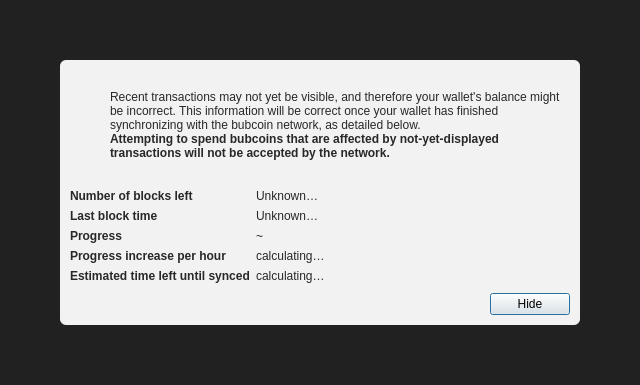
<?xml version="1.0" encoding="UTF-8"?>
<ui version="4.0">
 <class>ModalOverlay</class>
 <widget class="QWidget" name="ModalOverlay">
  <property name="geometry">
   <rect>
    <x>0</x>
    <y>0</y>
    <width>640</width>
    <height>385</height>
   </rect>
  </property>
  <property name="windowTitle">
   <string>Form</string>
  </property>
  <layout class="QVBoxLayout" name="verticalLayout" stretch="0">
   <property name="sizeConstraint">
    <enum>QLayout::SetDefaultConstraint</enum>
   </property>
   <property name="leftMargin">
    <number>0</number>
   </property>
   <property name="topMargin">
    <number>0</number>
   </property>
   <property name="rightMargin">
    <number>0</number>
   </property>
   <property name="bottomMargin">
    <number>0</number>
   </property>
   <item>
    <widget class="QWidget" name="bgWidget" native="true">
     <property name="styleSheet">
      <string notr="true">#bgWidget { background: rgba(0,0,0,220); }</string>
     </property>
     <layout class="QVBoxLayout" name="verticalLayoutMain" stretch="1">
      <property name="leftMargin">
       <number>60</number>
      </property>
      <property name="topMargin">
       <number>60</number>
      </property>
      <property name="rightMargin">
       <number>60</number>
      </property>
      <property name="bottomMargin">
       <number>60</number>
      </property>
      <item>
       <widget class="QWidget" name="contentWidget" native="true">
        <property name="styleSheet">
         <string notr="true">#contentWidget { background: rgba(255,255,255,240); border-radius: 6px; }

QLabel { color: rgb(40,40,40);  }</string>
        </property>
        <layout class="QVBoxLayout" name="verticalLayoutSub" stretch="1,0,0,0">
         <property name="spacing">
          <number>0</number>
         </property>
         <property name="leftMargin">
          <number>10</number>
         </property>
         <property name="topMargin">
          <number>10</number>
         </property>
         <property name="rightMargin">
          <number>10</number>
         </property>
         <property name="bottomMargin">
          <number>10</number>
         </property>
         <item>
          <layout class="QHBoxLayout" name="horizontalLayoutIconText" stretch="0,1">
           <property name="topMargin">
            <number>20</number>
           </property>
           <item>
            <layout class="QVBoxLayout" name="verticalLayoutIcon">
             <property name="leftMargin">
              <number>0</number>
             </property>
             <item>
              <widget class="QPushButton" name="warningIcon">
               <property name="enabled">
                <bool>false</bool>
               </property>
               <property name="text">
                <string/>
               </property>
               <property name="icon">
                <iconset>
                 <normaloff>:/icons/warning</normaloff>
                 <disabledoff>:/icons/warning</disabledoff>:/icons/warning</iconset>
               </property>
               <property name="iconSize">
                <size>
                 <width>48</width>
                 <height>48</height>
                </size>
               </property>
               <property name="flat">
                <bool>true</bool>
               </property>
              </widget>
             </item>
             <item>
              <spacer name="verticalSpacerWarningIcon">
               <property name="orientation">
                <enum>Qt::Vertical</enum>
               </property>
               <property name="sizeHint" stdset="0">
                <size>
                 <width>20</width>
                 <height>40</height>
                </size>
               </property>
              </spacer>
             </item>
            </layout>
           </item>
           <item>
            <layout class="QVBoxLayout" name="verticalLayoutInfoText">
             <property name="leftMargin">
              <number>0</number>
             </property>
             <property name="topMargin">
              <number>0</number>
             </property>
             <item>
              <widget class="QLabel" name="infoText">
               <property name="text">
                <string>Recent transactions may not yet be visible, and therefore your wallet's balance might be incorrect. This information will be correct once your wallet has finished synchronizing with the bubcoin network, as detailed below.</string>
               </property>
               <property name="textFormat">
                <enum>Qt::RichText</enum>
               </property>
               <property name="wordWrap">
                <bool>true</bool>
               </property>
              </widget>
             </item>
             <item>
              <widget class="QLabel" name="infoTextStrong">
               <property name="font">
                <font>
                 <weight>75</weight>
                 <bold>true</bold>
                </font>
               </property>
               <property name="text">
                <string>Attempting to spend bubcoins that are affected by not-yet-displayed transactions will not be accepted by the network.</string>
               </property>
               <property name="textFormat">
                <enum>Qt::RichText</enum>
               </property>
               <property name="wordWrap">
                <bool>true</bool>
               </property>
              </widget>
             </item>
             <item>
              <spacer name="verticalSpacerInTextSpace">
               <property name="orientation">
                <enum>Qt::Vertical</enum>
               </property>
               <property name="sizeHint" stdset="0">
                <size>
                 <width>20</width>
                 <height>40</height>
                </size>
               </property>
              </spacer>
             </item>
            </layout>
           </item>
          </layout>
         </item>
         <item>
          <spacer name="verticalSpacerAfterText">
           <property name="orientation">
            <enum>Qt::Vertical</enum>
           </property>
           <property name="sizeHint" stdset="0">
            <size>
             <width>20</width>
             <height>40</height>
            </size>
           </property>
          </spacer>
         </item>
         <item>
          <layout class="QFormLayout" name="formLayout">
           <property name="fieldGrowthPolicy">
            <enum>QFormLayout::FieldsStayAtSizeHint</enum>
           </property>
           <property name="horizontalSpacing">
            <number>6</number>
           </property>
           <property name="verticalSpacing">
            <number>6</number>
           </property>
           <property name="topMargin">
            <number>10</number>
           </property>
           <item row="0" column="0">
            <widget class="QLabel" name="labelNumberOfBlocksLeft">
             <property name="font">
              <font>
               <weight>75</weight>
               <bold>true</bold>
              </font>
             </property>
             <property name="text">
              <string>Number of blocks left</string>
             </property>
            </widget>
           </item>
           <item row="0" column="1">
            <widget class="QLabel" name="numberOfBlocksLeft">
             <property name="text">
              <string>Unknown…</string>
             </property>
            </widget>
           </item>
           <item row="1" column="0">
            <widget class="QLabel" name="labelLastBlockTime">
             <property name="font">
              <font>
               <weight>75</weight>
               <bold>true</bold>
              </font>
             </property>
             <property name="text">
              <string>Last block time</string>
             </property>
            </widget>
           </item>
           <item row="1" column="1">
            <widget class="QLabel" name="newestBlockDate">
             <property name="sizePolicy">
              <sizepolicy hsizetype="Maximum" vsizetype="Preferred">
               <horstretch>0</horstretch>
               <verstretch>0</verstretch>
              </sizepolicy>
             </property>
             <property name="text">
              <string>Unknown…</string>
             </property>
            </widget>
           </item>
           <item row="2" column="0">
            <widget class="QLabel" name="labelSyncDone">
             <property name="font">
              <font>
               <weight>75</weight>
               <bold>true</bold>
              </font>
             </property>
             <property name="text">
              <string>Progress</string>
             </property>
            </widget>
           </item>
           <item row="2" column="1">
            <layout class="QHBoxLayout" name="horizontalLayoutSync" stretch="0,1">
             <item>
              <widget class="QLabel" name="percentageProgress">
               <property name="text">
                <string notr="true">~</string>
               </property>
              </widget>
             </item>
            </layout>
           </item>
           <item row="4" column="0">
            <widget class="QLabel" name="labelProgressIncrease">
             <property name="font">
              <font>
               <weight>75</weight>
               <bold>true</bold>
              </font>
             </property>
             <property name="text">
              <string>Progress increase per hour</string>
             </property>
            </widget>
           </item>
           <item row="4" column="1">
            <widget class="QLabel" name="progressIncreasePerH">
             <property name="text">
              <string>calculating…</string>
             </property>
            </widget>
           </item>
           <item row="5" column="0">
            <widget class="QLabel" name="labelEstimatedTimeLeft">
             <property name="font">
              <font>
               <weight>75</weight>
               <bold>true</bold>
              </font>
             </property>
             <property name="text">
              <string>Estimated time left until synced</string>
             </property>
            </widget>
           </item>
           <item row="5" column="1">
            <widget class="QLabel" name="expectedTimeLeft">
             <property name="text">
              <string>calculating…</string>
             </property>
            </widget>
           </item>
          </layout>
         </item>
         <item>
          <layout class="QHBoxLayout" name="horizontalLayoutButtons">
           <property name="leftMargin">
            <number>10</number>
           </property>
           <property name="topMargin">
            <number>10</number>
           </property>
           <item>
            <spacer name="horizontalSpacer">
             <property name="orientation">
              <enum>Qt::Horizontal</enum>
             </property>
             <property name="sizeHint" stdset="0">
              <size>
               <width>40</width>
               <height>20</height>
              </size>
             </property>
            </spacer>
           </item>
           <item>
            <widget class="QPushButton" name="closeButton">
             <property name="text">
              <string>Hide</string>
             </property>
             <property name="shortcut">
              <string>Esc</string>
             </property>
             <property name="focusPolicy">
              <enum>Qt::StrongFocus</enum>
             </property>
             <property name="default">
              <bool>true</bool>
             </property>
            </widget>
           </item>
          </layout>
         </item>
        </layout>
       </widget>
      </item>
     </layout>
    </widget>
   </item>
  </layout>
 </widget>
 <resources/>
 <connections/>
</ui>
